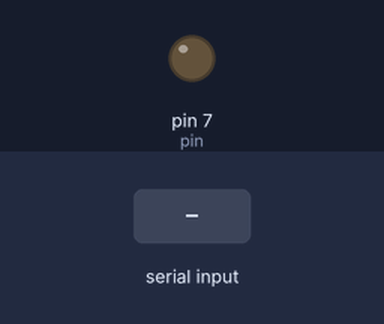
A sketch run on a simulated Arduino Uno, built with avr-gcc and run on an emulated ATmega328P. On the bench: output pins drawn as LEDs (lit = HIGH). The test bench sets the inputs (shaded band).

Above: at 1.2 s.
1.3 s: byte 1 (1) received over Serial
At 2.3 s:
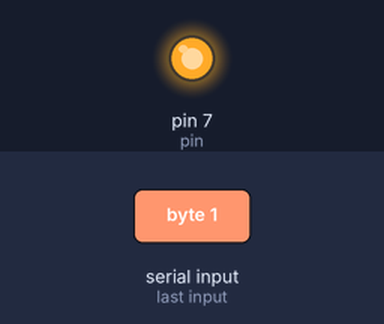
Timing chart, 0 to 4.3 s (numbered marks = the images above; inputs shaded):
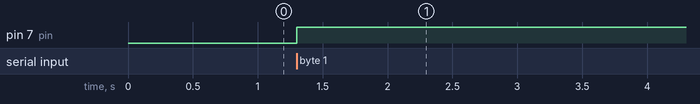

Measured:
- after the input at 1.3 s, pin 7 (pin): LOW → HIGH at once

The sketch:

arduino.ino
```cpp
int pin = 7;
int data;

int initialValue = 1;

void setup(){
  Serial.begin(9600);

  pinMode(pin, OUTPUT);
}

void loop(){
  if(Serial.available() > 0){
      data = Serial.read();
      switch(data){
        case 1:
           digitalWrite(pin, HIGH);
        break;
        case 2:
           digitalWrite(pin, LOW);
         break;
    }
  }
}
```
